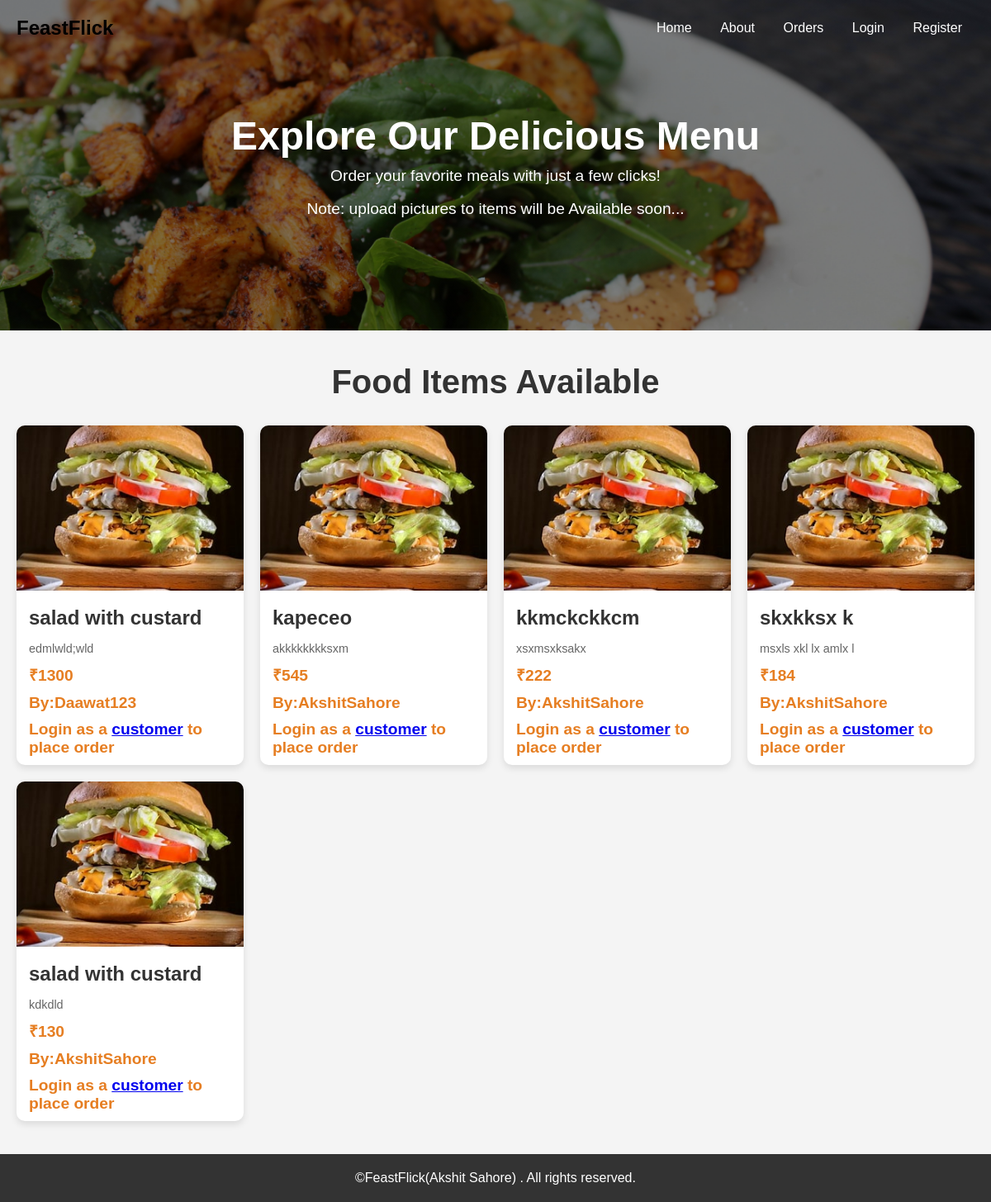
Before: /orders/ with the older database file.
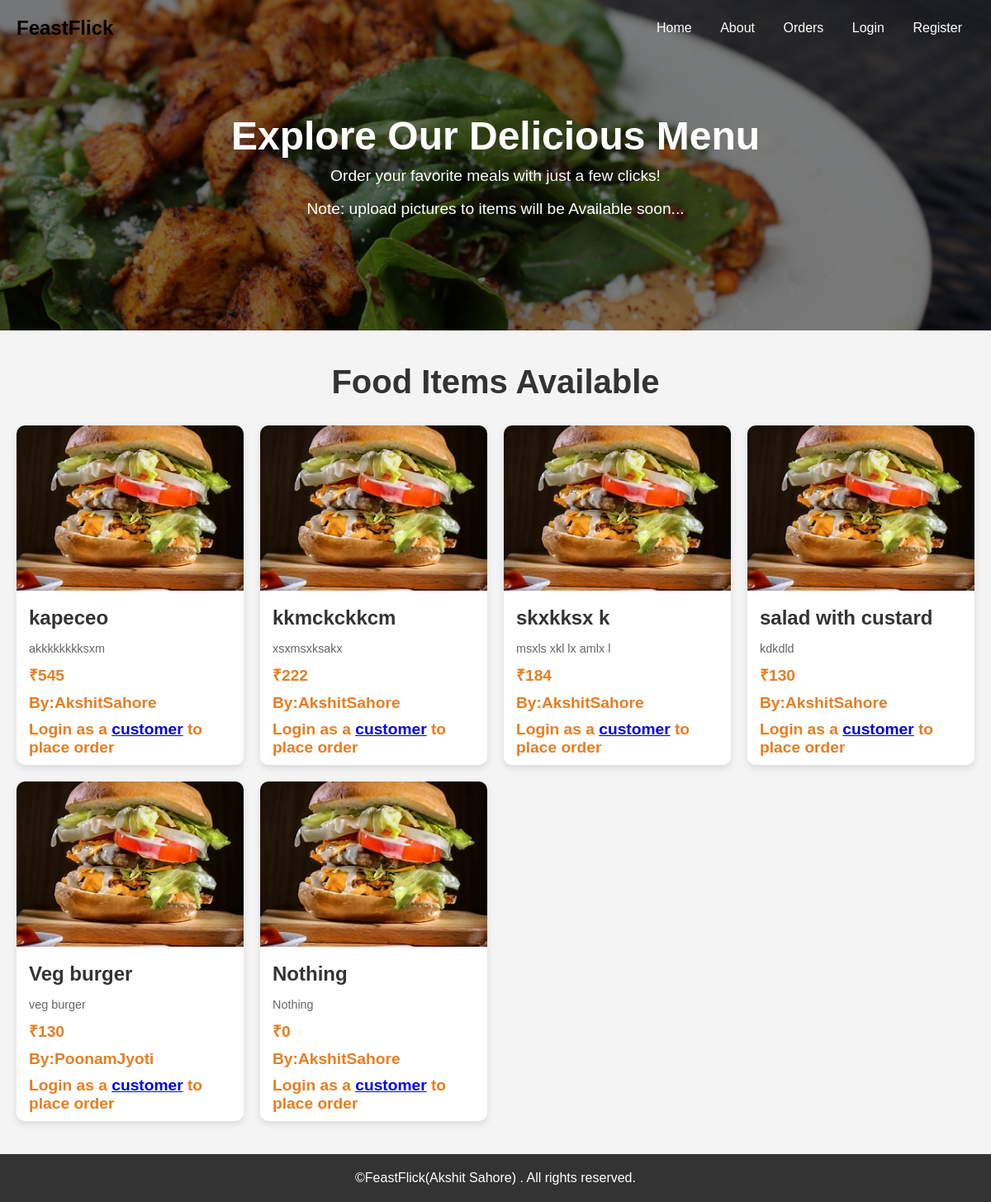
After: the same page with the newer database file.
### Orders/models.py (models this page shows, shortened)
class orders(models.Model):
    restaurant=models.ForeignKey(User, on_delete=models.CASCADE,default=True)
    item=models.CharField(max_length=50)
    body=models.TextField()
    price=models.IntegerField()

### Orders/views.py (the view)
# urls.py: path('',views.order_list,name="order_list"),
def order_list(request):
    order=orders.objects.all().order_by('-price')
    return render(request,'order_list.html',{'order':order})

### Orders/templates/order_list.html (shortened to what this page needs)
{% extends "layout.html" %}
{%load static%}
{%block content %}
<header class="hero">
    <h1>Explore Our Delicious Menu</h1>
    <p>Order your favorite meals with just a few clicks!</p>
    <br>
    <p>Note: upload pictures to items will be Available soon...</p>
</header>
<section class="menu-container">
    <h2>Food Items Available</h2>
    <div class="menu-grid">
        {%for od in order%}
        <div class="menu-item">
            <img src="{%static 'orders_main.jpeg'%}" alt="Margherita Pizza">
            <h3>{{od.item}}</h3>
            <p>{{od.body}}</p>
            <span class="price">₹{{od.price}}</span>
            <span class="price">By:{{od.restaurant}}</span>
            {%if not user.is_staff and not user.is_superuser and user.is_authenticated%}
            <form action="{% url 'orders:place_order' od.id %}" method="post">
              {% csrf_token %}
            <button type="submit" class="order-btn">Add to Cart</button>
            </form>
            {%else%}
            <span class="price">Login as a <a href="/user/customer/login">customer</a> to place order</span>
            {%endif%}
        </div>
         {% endfor %}
    </div>
</section>
<footer>
    <p>&copy;FeastFlick(Akshit Sahore) . All rights reserved.</p>
</footer>
{%endblock%}

### templates/layout.html (shortened to what this page needs)
<!DOCTYPE html>
<html lang="en">
<head>
</head>
<body>
    <header class="header">
        <nav class="nav">
            <div class="logo">FeastFlick</div>
            <div class="nav-links">
                <a href="/">Home</a>
                <a href="/about">About</a>
                <a href="/orders">Orders</a>
                {%if not user.is_authenticated %}
                <a href="/user/login_choice">Login</a>
                <a href="/user/register_choice">Register</a>
                {% endif %}
            </div>
        </nav>
{%block content%}
{%endblock%}
</body>
</html>

Changed rows visible on the page:
removed orders: item "salad with custard", body "edmlwld;wld", price "1300", restaurant "Daawat123"
added orders: item "Veg burger", body "veg burger", price "130", restaurant "PoonamJyoti"
added orders: item "Nothing", body "Nothing", price "0", restaurant "AkshitSahore"
